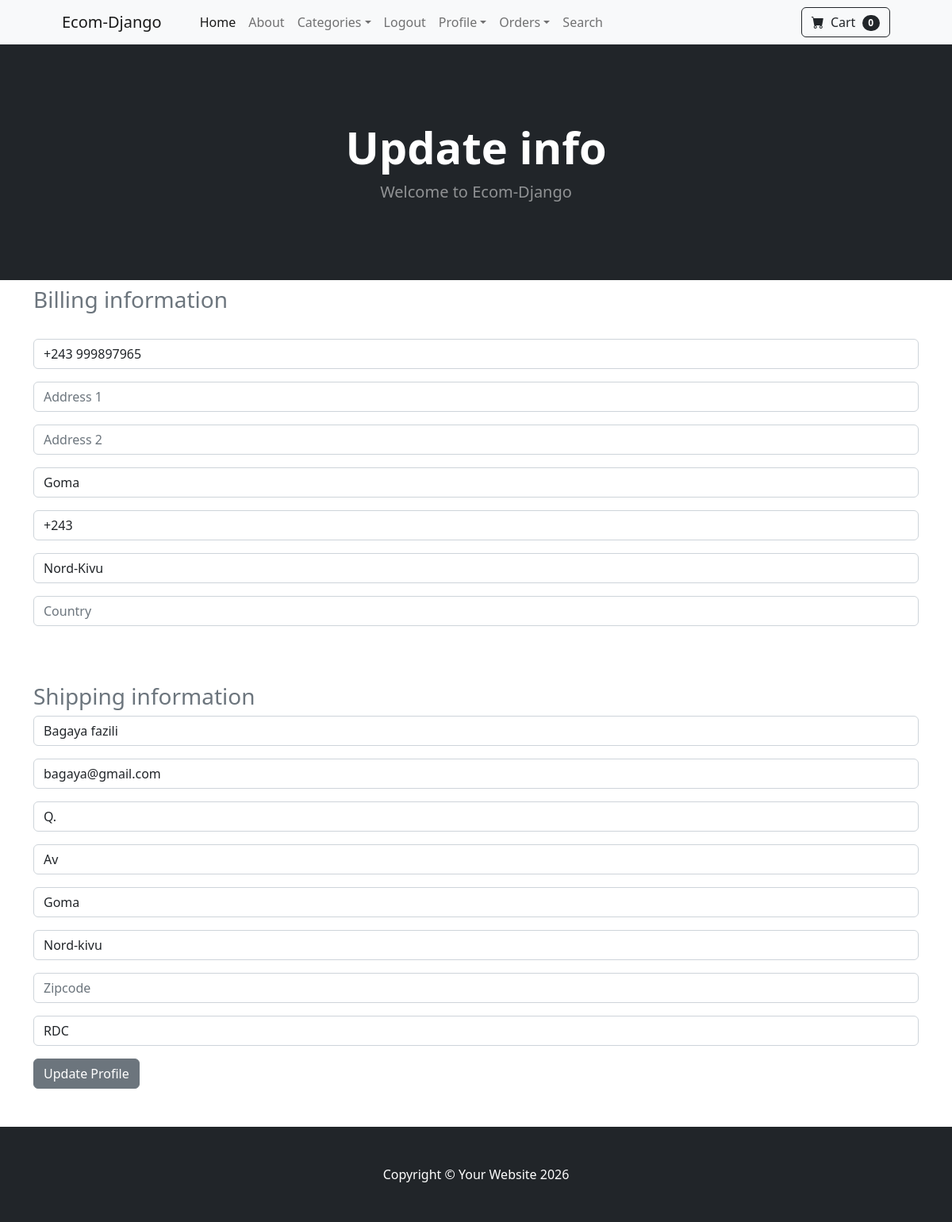
The page /update_info/ (signed in) on the database its author committed.
### ecom_app/models.py (models this page shows, shortened)
class Profile(models.Model):
    user = models.OneToOneField(User, on_delete=models.CASCADE)
    date_modified = models.DateTimeField(User, auto_now=True)
    phone = models.CharField(max_length=20, blank=True)
    address1 = models.CharField(max_length=200, blank=True)
    address2 = models.CharField(max_length=200, blank=True)
    city = models.CharField(max_length=200, blank=True)
    province = models.CharField(max_length=200, blank=True)
    zipcode = models.CharField(max_length=200, blank=True)
    country = models.CharField(max_length=200, blank=True)
    old_cart = models.CharField(max_length=200, blank=True, null=True)

### payment/models.py (models this page shows, shortened)
class ShippingAddress(models.Model):
    user = models.ForeignKey(User, on_delete=models.CASCADE, null=True, blank=True)
    shipping_full_name = models.CharField(max_length=255)
    shipping_email = models.EmailField(max_length=255)
    shipping_address1 = models.CharField(max_length=255)
    shipping_address2 = models.CharField(max_length=255, null=True, blank=True)
    shipping_city = models.CharField(max_length=255)
    shipping_province = models.CharField(max_length=255, null=True, blank=True)
    shipping_zipcode = models.CharField(max_length=255, null=True, blank=True)
    shipping_country = models.CharField(max_length=255)
    class Meta:
        verbose_name_plural = "Shipping Address"

### ecom_app/views.py (the view)
# urls.py: path("update_info/", views.update_info, name="update_info"),
def update_info(request):
    if request.user.is_authenticated:
        current_user = forms.Profile.objects.get(user__id=request.user.id)
        shipping_user = ShippingAddress.objects.get(user__id=request.user.id)
        shipping_form = ShippingForm(request.POST or None, instance=shipping_user)
        form = forms.UserInfoForm(request.POST or None, instance=current_user)
        if form.is_valid() or shipping_form.is_valid():
            form.save()
            shipping_form.save()
            messages.success(request, "Your info has been updated!")
            return redirect("home")
        return render(request, "update_user_info.html",
                      {"form": form, "shipping_form": shipping_form})
    messages.success(request, "You must be logged in to access that page!")
    return redirect("home")

### cart/cart.py (called while the page is built)
    def __len__(self):
        return len(self.cart)

### cart/context_processors.py (called while the page is built)
def cart(request:HttpRequest):
    return {"cart": Cart(request)}

### ecom_app/templates/update_user_info.html (shortened to what this page needs)
{% extends 'base.html' %}
{% block content %}
<header class="bg-dark py-5">
    <div class="container px-4 px-lg-5 my-5">
        <div class="text-center text-white">
            <h1 class="display-4 fw-bolder">Update info</h1>
            <p class="lead fw-normal text-white-50 mb-0">Welcome to Ecom-Django</p>
        </div>
    </div>
</header>
<div class="container">
    <form method="post" action="{% url 'update_info' %}">
         <h3 class="text-secondary my-2">Billing information</h3>
        <br>
        {{ form.as_p }}
        <br>
        <br>
         <h3 class="text-secondary my-2">Shipping information</h3>
        {{ shipping_form.as_p }}
        <button type="submit" class="btn btn-secondary">Update Profile</button>
    </form>
    <br>
    <br>
</div>
{% endblock %}

### rows shown on the page
Profile: phone "+243 999897965", city "Goma", zipcode "+243", province "Nord-Kivu"
ShippingAddress: shipping_full_name "Bagaya fazili", shipping_email "bagaya@gmail.com", shipping_address1 "Q.", shipping_address2 "Av", shipping_city "Goma", shipping_province "Nord-kivu", shipping_country "RDC"

### other values the page prints
{{ cart|length }} "0"
